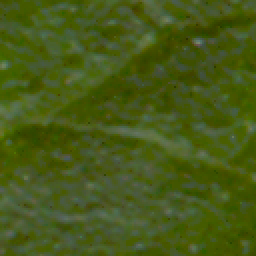
#> input picture 1200tex/c01/c01_002_a_w03.png, 128 x 128 px (shown 2 times larger)
$ python -i classifyPlants.py   (imports and definitions only)   (Python 2 division)   (older library calls are emulated)
#> lines starting #> are read from the running program, lines starting #| are printed output that depends on the picture
#> further down, picture is the input picture: shape (128, 128, 3); mean B, G, R 24.8, 88.7, 70.9
#!/usr/bin/env python3
# -*- coding: utf-8 -*-

from __future__ import print_function
import timeit
from sklearn.model_selection import train_test_split
from sklearn.metrics import classification_report
from sklearn.ensemble import RandomForestClassifier
from skimage import feature
from imutils import paths
import numpy as np
import argparse
import mahotas
import cv2

start = timeit.default_timer()

def describe(image, ftype="Hara"):
        #上面指令是從圖片的HSV色彩模型中，取得其平均值及標準差（有RGB三個channels，因此會各有3組平均值及標準差）作為特徵值
#> called with ftype = 'Hara'
	(means, stds) = cv2.meanStdDev(cv2.cvtColor(image, cv2.COLOR_BGR2HSV))
#> means = [39.29, 187.1, 88.74]; stds = [4.86, 61.93, 8.42]
        #進行降維處理：將means及stds各3組array使用concatenate指令合成1組，再予以扁平化（變成一維）。
	colorStats = np.concatenate([means, stds]).flatten()
#> colorStats = [39.29, 187.1, 88.74, 4.86, 61.93, 8.42]

        #將圖片轉為灰階
	gray = cv2.cvtColor(image, cv2.COLOR_BGR2GRAY)
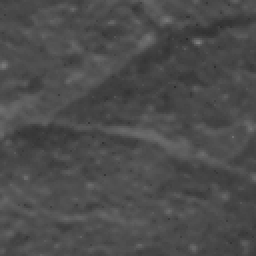
#> gray: shape (128, 128) (shown 2 times larger); min 41, max 126, mean 76.1

        if(ftype=="Hara"):
            #取Haralick紋理特徵(texture features)的平均值
#> (the run stopped early here; a loop or call above may not have finished)

$ run again, on 1200tex/c01/c01_003_a_w03.png
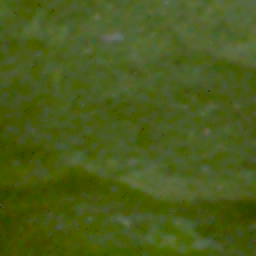
#> input picture 1200tex/c01/c01_003_a_w03.png, 128 x 128 px (shown 2 times larger)
#> picture is the input picture: shape (128, 128, 3); mean B, G, R 27, 91.4, 74.3
#> means = [38.36, 182.9, 91.41]; stds = [3.11, 50.72, 8.56]
#> colorStats = [38.36, 182.9, 91.41, 3.11, 50.72, 8.56]
#> in describe, `gray = cv2.cvtColor(image, cv2.COLOR_BGR2GRAY)`:
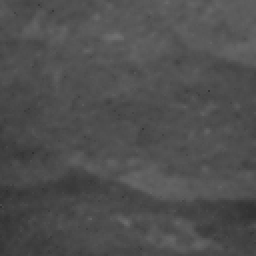
#> gray: shape (128, 128) (shown 2 times larger); min 47, max 112, mean 79

$ run again, on 1200tex/c01/c01_004_a_w03.png
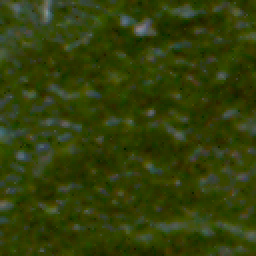
#> input picture 1200tex/c01/c01_004_a_w03.png, 128 x 128 px (shown 2 times larger)
#> picture is the input picture: shape (128, 128, 3); mean B, G, R 11.4, 62.4, 50.1
#> means = [38.57, 217.6, 62.74]; stds = [9.16, 63.44, 11.37]
#> colorStats = [38.57, 217.6, 62.74, 9.16, 63.44, 11.37]
#> in describe, `gray = cv2.cvtColor(image, cv2.COLOR_BGR2GRAY)`:
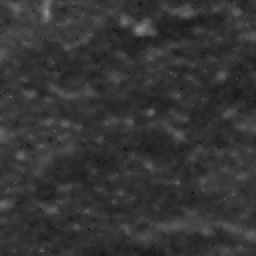
#> gray: shape (128, 128) (shown 2 times larger); min 15, max 143, mean 52.9

$ run again, on 1200tex/c01/c01_005_a_w01.png
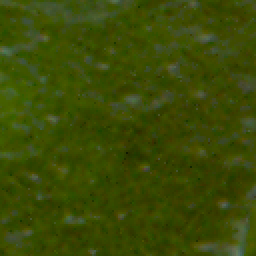
#> input picture 1200tex/c01/c01_005_a_w01.png, 128 x 128 px (shown 2 times larger)
#> picture is the input picture: shape (128, 128, 3); mean B, G, R 7, 73.8, 58.9
#> means = [36.89, 233.2, 73.86]; stds = [3.61, 43.97, 8.49]
#> colorStats = [36.89, 233.2, 73.86, 3.61, 43.97, 8.49]
#> in describe, `gray = cv2.cvtColor(image, cv2.COLOR_BGR2GRAY)`:
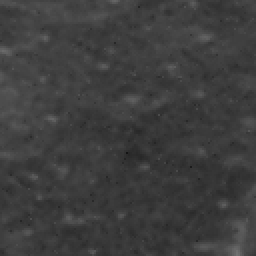
#> gray: shape (128, 128) (shown 2 times larger); min 20, max 113, mean 61.7
